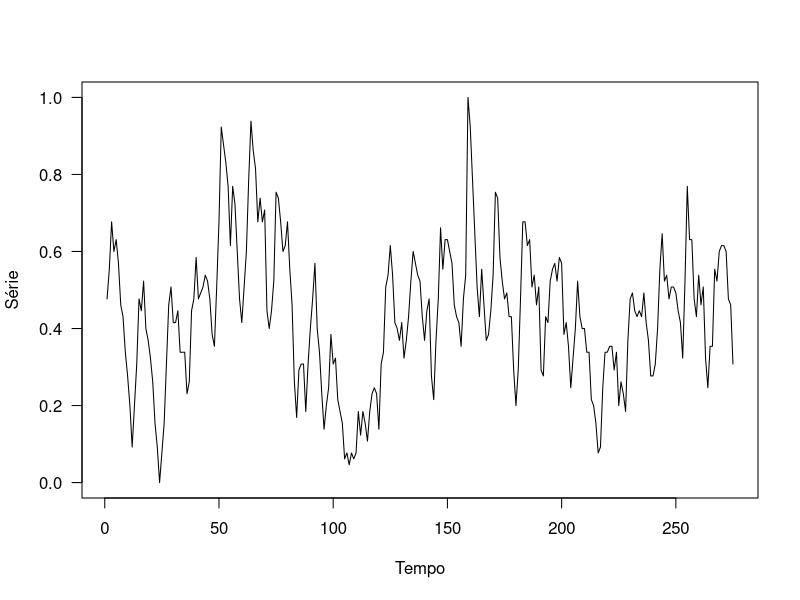

This figure's R source:
dados.brutos <- read.table(file = "hsales.dat")

max.brutos <- max(dados.brutos)
min.brutos <- min(dados.brutos)

dados.normalizados <- (dados.brutos - min.brutos) / (max.brutos - min.brutos)

shift <- function(x) {
    l = nrow(x)
    rbind(tail(x, l-1), c(NA))
}

mes1 <- dados.normalizados
mes2 <- shift(mes1)
mes3 <- shift(mes2)
mes4 <- shift(mes3)

dados.de.venda.com.nas = data.frame("mes1"=mes1[,1],
                                    "mes2"=mes2[,1],
                                    "mes3"=mes3[,1],
                                    "mes4"=mes4[,1])


# Remove NAs no fim do arquivo

tamanho.com.nas = nrow(dados.de.venda.com.nas)
tamanho.sem.nas = tamanho.com.nas - 3

dados.de.venda <- head(dados.de.venda.com.nas, tamanho.sem.nas)


# Gráfico para verificar estacionariedade

png(filename = "questao1.serie-normalizada.png")
    plot(cbind("Tempo" = seq(1:nrow(dados.normalizados)),
               "Série" = dados.normalizados[,1]),
         type="l",
         las=1)
dev.off()
